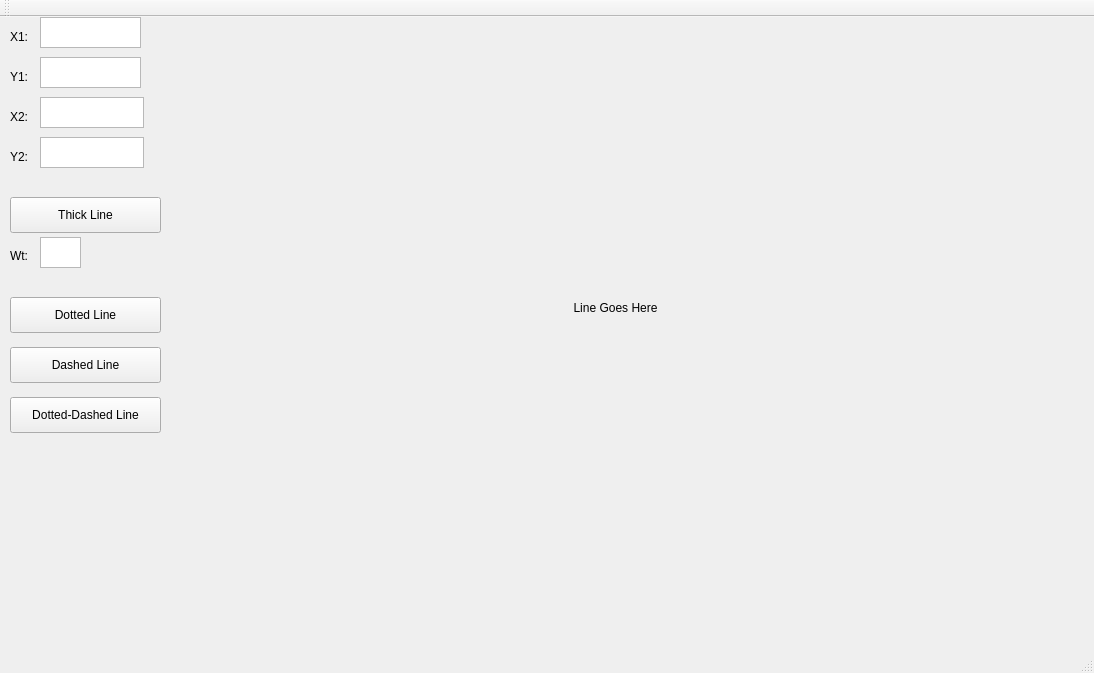
<?xml version="1.0" encoding="UTF-8"?>
<ui version="4.0">
 <class>MainWindow</class>
 <widget class="QMainWindow" name="MainWindow">
  <property name="geometry">
   <rect>
    <x>0</x>
    <y>0</y>
    <width>1094</width>
    <height>673</height>
   </rect>
  </property>
  <property name="windowTitle">
   <string>MainWindow</string>
  </property>
  <widget class="QWidget" name="centralWidget">
   <widget class="QLabel" name="label">
    <property name="geometry">
     <rect>
      <x>10</x>
      <y>10</y>
      <width>21</width>
      <height>20</height>
     </rect>
    </property>
    <property name="text">
     <string>X1:</string>
    </property>
   </widget>
   <widget class="QLabel" name="label_2">
    <property name="geometry">
     <rect>
      <x>10</x>
      <y>50</y>
      <width>21</width>
      <height>20</height>
     </rect>
    </property>
    <property name="text">
     <string>Y1:</string>
    </property>
   </widget>
   <widget class="QLabel" name="label_3">
    <property name="geometry">
     <rect>
      <x>10</x>
      <y>90</y>
      <width>21</width>
      <height>20</height>
     </rect>
    </property>
    <property name="text">
     <string>X2:</string>
    </property>
   </widget>
   <widget class="QLabel" name="label_4">
    <property name="geometry">
     <rect>
      <x>10</x>
      <y>130</y>
      <width>21</width>
      <height>20</height>
     </rect>
    </property>
    <property name="text">
     <string>Y2:</string>
    </property>
   </widget>
   <widget class="QPushButton" name="pushButton">
    <property name="geometry">
     <rect>
      <x>10</x>
      <y>180</y>
      <width>151</width>
      <height>36</height>
     </rect>
    </property>
    <property name="text">
     <string>Thick Line</string>
    </property>
   </widget>
   <widget class="QPushButton" name="pushButton_2">
    <property name="geometry">
     <rect>
      <x>10</x>
      <y>280</y>
      <width>151</width>
      <height>36</height>
     </rect>
    </property>
    <property name="text">
     <string>Dotted Line</string>
    </property>
   </widget>
   <widget class="QPushButton" name="pushButton_3">
    <property name="geometry">
     <rect>
      <x>10</x>
      <y>380</y>
      <width>151</width>
      <height>36</height>
     </rect>
    </property>
    <property name="text">
     <string>Dotted-Dashed Line</string>
    </property>
   </widget>
   <widget class="QPushButton" name="pushButton_4">
    <property name="geometry">
     <rect>
      <x>10</x>
      <y>330</y>
      <width>151</width>
      <height>36</height>
     </rect>
    </property>
    <property name="text">
     <string>Dashed Line</string>
    </property>
   </widget>
   <widget class="QTextEdit" name="textEdit">
    <property name="geometry">
     <rect>
      <x>40</x>
      <y>0</y>
      <width>101</width>
      <height>31</height>
     </rect>
    </property>
   </widget>
   <widget class="QTextEdit" name="textEdit_2">
    <property name="geometry">
     <rect>
      <x>40</x>
      <y>40</y>
      <width>101</width>
      <height>31</height>
     </rect>
    </property>
   </widget>
   <widget class="QTextEdit" name="textEdit_3">
    <property name="geometry">
     <rect>
      <x>40</x>
      <y>80</y>
      <width>104</width>
      <height>31</height>
     </rect>
    </property>
   </widget>
   <widget class="QTextEdit" name="textEdit_4">
    <property name="geometry">
     <rect>
      <x>40</x>
      <y>120</y>
      <width>104</width>
      <height>31</height>
     </rect>
    </property>
   </widget>
   <widget class="QLabel" name="label_5">
    <property name="geometry">
     <rect>
      <x>210</x>
      <y>10</y>
      <width>811</width>
      <height>561</height>
     </rect>
    </property>
    <property name="text">
     <string>Line Goes Here</string>
    </property>
    <property name="alignment">
     <set>Qt::AlignCenter</set>
    </property>
   </widget>
   <widget class="QLabel" name="label_6">
    <property name="geometry">
     <rect>
      <x>10</x>
      <y>230</y>
      <width>31</width>
      <height>17</height>
     </rect>
    </property>
    <property name="text">
     <string>Wt:</string>
    </property>
   </widget>
   <widget class="QTextEdit" name="textEdit_5">
    <property name="geometry">
     <rect>
      <x>40</x>
      <y>220</y>
      <width>41</width>
      <height>31</height>
     </rect>
    </property>
   </widget>
  </widget>
  <widget class="QMenuBar" name="menuBar">
   <property name="geometry">
    <rect>
     <x>0</x>
     <y>0</y>
     <width>1094</width>
     <height>29</height>
    </rect>
   </property>
  </widget>
  <widget class="QToolBar" name="mainToolBar">
   <attribute name="toolBarArea">
    <enum>TopToolBarArea</enum>
   </attribute>
   <attribute name="toolBarBreak">
    <bool>false</bool>
   </attribute>
  </widget>
  <widget class="QStatusBar" name="statusBar"/>
 </widget>
 <layoutdefault spacing="6" margin="11"/>
 <resources/>
 <connections/>
</ui>
